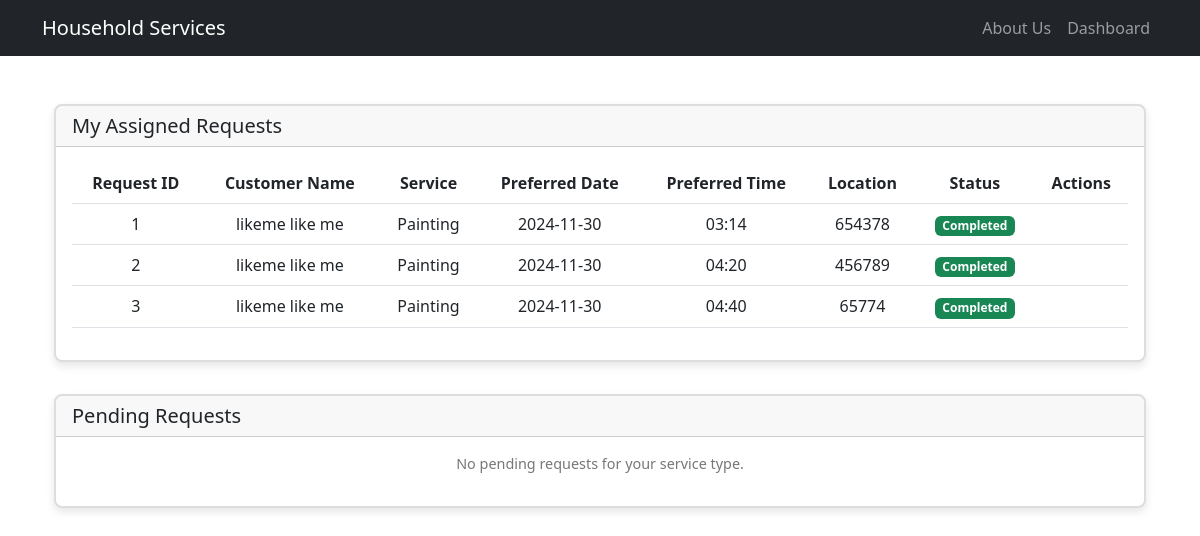
Page /professional/requests (signed in) on the committed database.
### model.py (models this page shows, shortened)
class ServiceRequest(db.Model):
    id = db.Column(db.Integer, primary_key=True)
    service_id = db.Column(db.Integer, db.ForeignKey('service.id'), nullable=False)
    customer_id = db.Column(db.Integer, db.ForeignKey('customer.id'), nullable=False)
    professional_id = db.Column(db.Integer, db.ForeignKey('service_professional.id'))
    date_of_request = db.Column(db.DateTime, default=datetime.utcnow, nullable=False)
    date_of_completion = db.Column(db.DateTime)
    status = db.Column(db.String(20), default='requested')  # requested, accepted, in_progress, completed, cancelled
    remarks = db.Column(db.Text)
    rating = db.Column(db.Integer)  # 1-5 rating
    review = db.Column(db.Text)
    service = db.relationship('Service', backref='requests')
    preferred_date = db.Column(db.Date, nullable=False)
    preferred_time = db.Column(db.Time, nullable=False)
    address = db.Column(db.String(200), nullable=False)
    pincode = db.Column(db.String(10), nullable=False)
    description = db.Column(db.Text)
    sub_service_id = db.Column(db.Integer, db.ForeignKey('sub_service.id'))
    sub_service = db.relationship('SubService', backref='requests')

class User(UserMixin, db.Model):
    id = db.Column(db.Integer, primary_key=True)
    username = db.Column(db.String(80), unique=True, nullable=False)
    email = db.Column(db.String(120), unique=True, nullable=False)
    password_hash = db.Column(db.String(128), nullable=False)
    type = db.Column(db.String(50), nullable=False)
    created_at = db.Column(db.DateTime, default=datetime.utcnow)
    updated_at = db.Column(db.DateTime, default=datetime.utcnow, onupdate=datetime.utcnow)
    __mapper_args__ = {
        'polymorphic_identity': 'user',
        'polymorphic_on': type
    }

class Customer(User):
    __tablename__ = 'customer'
    __mapper_args__ = {'polymorphic_identity': 'customer'}
    id = db.Column(db.Integer, db.ForeignKey('user.id'), primary_key=True)
    name = db.Column(db.String(100), nullable=False)  # Changed to 100 to match form
    address = db.Column(db.String(200), nullable=False)  # Made nullable=False to match form requirements
    pincode = db.Column(db.String(10), nullable=False)  # Added pincode field
    phone = db.Column(db.String(20))
    requests = db.relationship('ServiceRequest', backref='customer', lazy='dynamic')
    is_active = db.Column(db.Boolean, default=True)

class Service(db.Model):
    id = db.Column(db.Integer, primary_key=True)
    name = db.Column(db.String(100), nullable=False)
    description = db.Column(db.Text)
    created_at = db.Column(db.DateTime, default=datetime.utcnow)
    is_active = db.Column(db.Boolean, default=True)

### routes.py (the view)
@app.route('/professional/requests')
@login_required
def professional_requests():
    if current_user.type != 'service_professional':
        return redirect(url_for('index'))
    pending_requests = ServiceRequest.query.filter(
        ServiceRequest.status == 'requested',
        ServiceRequest.service_id == current_user.service_type
    ).all()
    my_requests = ServiceRequest.query.filter(
        ServiceRequest.professional_id == current_user.id
    ).all()
    return render_template('professional/requests.html',
                         pending_requests=pending_requests,
                         my_requests=my_requests)

### app.py (called while the page is built)
@login_manager.user_loader
def load_user(user_id):
    return User.query.get(int(user_id))

### templates/professional/requests.html (shortened to what this page needs)
{% extends "main.html" %}
{% block content %}
<div class="container mt-5">
    <div class="card mb-4">
        <div class="card-header">
            <h5 class="card-title mb-0">My Assigned Requests</h5>
        </div>
        <div class="card-body">
            {% if my_requests %}
            <table class="table">
                <thead>
                    <tr>
                        <th>Request ID</th>
                        <th>Customer Name</th>
                        <th>Service</th>
                        <th>Preferred Date</th>
                        <th>Preferred Time</th>
                        <th>Location</th>
                        <th>Status</th>
                        <th>Actions</th>
                    </tr>
                </thead>
                <tbody>
                    {% for request in my_requests %}
                    <tr>
                        <td>{{ request.id }}</td>
                        <td>{{ request.customer.name }}</td>
                        <td>{{ request.service.name }}</td>
                        <td>{{ request.preferred_date.strftime('%Y-%m-%d') }}</td>
                        <td>{{ request.preferred_time.strftime('%H:%M') }}</td>
                        <td>{{ request.pincode }}</td>
                        <td>
                            <span class="badge bg-{{ {
                                'accepted': 'primary',
                                'completed': 'success'
                            }[request.status] }}">
                                {{ request.status.title() }}
                            </span>
                        </td>
                        <td>
                        </td>
                    </tr>
                    {% endfor %}
                </tbody>
            </table>
            {% else %}
            <p class="text-center">No assigned requests.</p>
            {% endif %}
        </div>
    </div>
    <div class="card">
        <div class="card-header">
            <h5 class="card-title mb-0">Pending Requests</h5>
        </div>
        <div class="card-body">
            {% if pending_requests %}
            <table class="table">
                <thead>
                    <tr>
                        <th>Request ID</th>
                        <th>Customer Name</th>
                        <th>Service</th>
                        <th>Preferred Date</th>
                        <th>Preferred Time</th>
                        <th>Location</th>
                        <th>Actions</th>
                    </tr>
                </thead>
                <tbody>
                    {% for request in pending_requests %}
                    <tr>
                        <td>{{ request.id }}</td>
                        <td>{{ request.customer.name }}</td>
                        <td>{{ request.service.name }}</td>
                        <td>{{ request.preferred_date.strftime('%Y-%m-%d') }}</td>
                        <td>{{ request.preferred_time.strftime('%H:%M') }}</td>
                        <td>{{ request.pincode }}</td>
                        <td>
                            <a href="{{ url_for('handle_request', request_id=request.id, action='accept') }}"
                               class="btn btn-sm btn-success">Accept</a>
                        </td>
                    </tr>
                    {% endfor %}
                </tbody>
            </table>
            {% else %}
            <p class="text-center">No pending requests for your service type.</p>
            {% endif %}
        </div>
    </div>
</div>
{% endblock %}

### static/css/style.css (style rules this page uses)
.card { box-shadow: 0 0 10px rgba(0,0,0,0.1); margin-top: 2rem; }
.card-body { padding: 2rem; }
.card { border: 2px solid #ddd; border-radius: 8px; box-shadow: 0 4px 8px rgba(0, 0, 0, 0.1); transition: transform 0.2s, box-shadow 0.2s; overflow: hidden; }
.card-body { padding: 16px; text-align: center; }
.card-body p { font-size: 0.9rem; color: #777; margin-bottom: 16px; }

### rows in the picture
ServiceRequest: id "1", customer.name "likeme like me", service.name "Painting", preferred_date "2024-11-30", preferred_time "03:14", pincode "654378", status "Completed"
ServiceRequest: id "2", customer.name "likeme like me", service.name "Painting", preferred_date "2024-11-30", preferred_time "04:20", pincode "456789", status "Completed"
ServiceRequest: id "3", customer.name "likeme like me", service.name "Painting", preferred_date "2024-11-30", preferred_time "04:40", pincode "65774", status "Completed"
